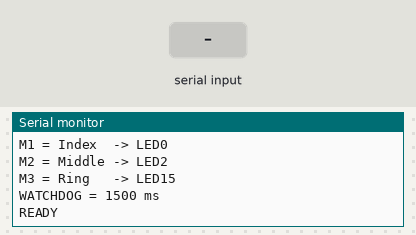
This sketch was run on a simulated ESP32-S3. Shown: the last lines printed to the serial monitor. The test bench sets the inputs (shaded band).

Above: at 2.2 s.
2.3 s: "PING\n" received over Serial
At 2.9 s:
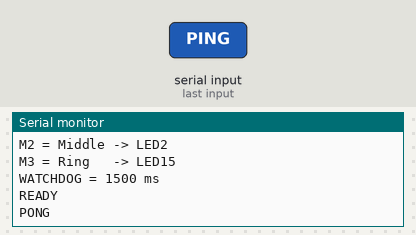
5.3 s: "OFF\n" received over Serial
At 6.4 s:
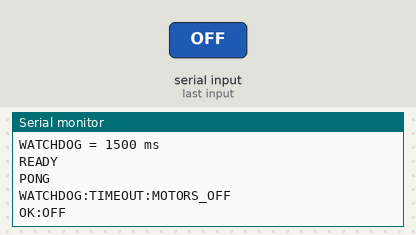
6.8 s: "STATUS\n" received over Serial
8.3 s: "M1:\n" received over Serial
At 8.7 s:
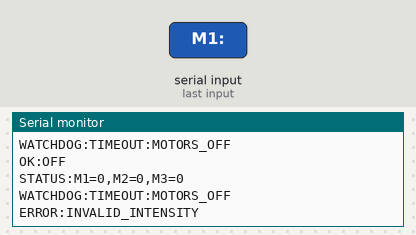
9.8 s: "90,45,200\n" received over Serial
At 11.0 s:
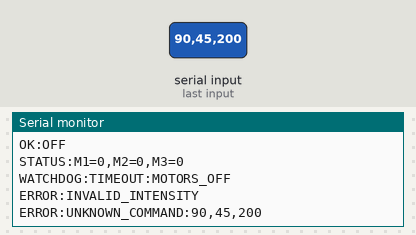
11.3 s: "90,45\n" received over Serial
At 12.2 s:
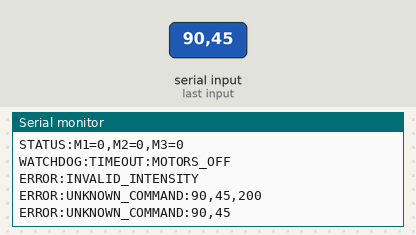

Measured:
- after the input at 2.3 s, the serial monitor: prints a new line at once (image 1)
- after the input at 5.3 s, the serial monitor: prints a new line at once (image 2)
- after the input at 8.3 s, the serial monitor: prints a new line at once (image 3)
- after the input at 9.8 s, the serial monitor: prints a new line at once (image 4)
- after the input at 11.3 s, the serial monitor: prints a new line at once (image 5)

The sketch:

esp32s3_firmware_update.ino
```cpp
#include <Wire.h>
#include <Adafruit_PWMServoDriver.h>

// ============================================================
// HARDWARE CONFIGURATION
// ============================================================

#define SDA_PIN 5
#define SCL_PIN 6

#define PCA_ADDRESS 0x40

#define INDEX_CHANNEL 0
#define MIDDLE_CHANNEL 2
#define RING_CHANNEL 15

#define PWM_FREQUENCY 1000
#define SERIAL_BAUD 115200

// ============================================================
// COMMUNICATION WATCHDOG
// ============================================================

// Python will send PING every 250 ms.
// Stop motors if no valid communication for 1500 ms.

const unsigned long WATCHDOG_TIMEOUT_MS = 1500;

unsigned long lastHeartbeatTime = 0;

bool watchdogExpired = false;
bool motorsActive = false;

// ============================================================
// PCA9685
// ============================================================

Adafruit_PWMServoDriver pwm =
    Adafruit_PWMServoDriver(PCA_ADDRESS);

// ============================================================
// MOTOR STATUS
// ============================================================

int indexIntensity = 0;
int middleIntensity = 0;
int ringIntensity = 0;

// ============================================================
// SETUP
// ============================================================

void setup()
{
    Serial.begin(SERIAL_BAUD);
    Serial.setTimeout(50);

    delay(1000);

    Serial.println();
    Serial.println("ESP32S3 Haptic Controller Starting...");

    Wire.begin(SDA_PIN, SCL_PIN);

    pwm.begin();
    pwm.setPWMFreq(PWM_FREQUENCY);

    delay(10);

    // Always initialize in a safe OFF state.
    allMotorsOff();

    lastHeartbeatTime = millis();

    Serial.println("M1 = Index  -> LED0");
    Serial.println("M2 = Middle -> LED2");
    Serial.println("M3 = Ring   -> LED15");
    Serial.println("WATCHDOG = 1500 ms");
    Serial.println("READY");
}

// ============================================================
// MAIN LOOP
// ============================================================

void loop()
{
    // Check for serial commands.
    if (Serial.available() > 0)
    {
        String command = Serial.readStringUntil('\n');

        command.trim();

        if (command.length() > 0)
        {
            processCommand(command);
        }
    }

    // Check communication watchdog.
    checkWatchdog();
}

// ============================================================
// WATCHDOG
// ============================================================

void refreshHeartbeat()
{
    lastHeartbeatTime = millis();

    // A heartbeat restores communication status,
    // but never restores a previous motor intensity.
    watchdogExpired = false;
}

void checkWatchdog()
{
    unsigned long elapsed =
        millis() - lastHeartbeatTime;

    if (elapsed >= WATCHDOG_TIMEOUT_MS)
    {
        if (!watchdogExpired)
        {
            watchdogExpired = true;

            // Force all motor channels OFF.
            allMotorsOff();

            Serial.println("WATCHDOG:TIMEOUT:MOTORS_OFF");
        }
    }
}

// ============================================================
// COMMAND PROCESSING
// ============================================================

void processCommand(String command)
{
    command.toUpperCase();

    // --------------------------------------------------------
    // PING / HEARTBEAT
    // --------------------------------------------------------

    if (command == "PING")
    {
        refreshHeartbeat();

        Serial.println("PONG");
        return;
    }

    // --------------------------------------------------------
    // ALL MOTORS OFF
    // --------------------------------------------------------

    if (command == "OFF")
    {
        allMotorsOff();

        refreshHeartbeat();

        Serial.println("OK:OFF");
        return;
    }

    // --------------------------------------------------------
    // STATUS
    // --------------------------------------------------------

    if (command == "STATUS")
    {
        // STATUS is diagnostic only.
        // It does not refresh the watchdog.

        Serial.print("STATUS:M1=");
        Serial.print(indexIntensity);

        Serial.print(",M2=");
        Serial.print(middleIntensity);

        Serial.print(",M3=");
        Serial.println(ringIntensity);

        return;
    }

    // --------------------------------------------------------
    // MOTOR 1 - INDEX
    // --------------------------------------------------------

    if (command.startsWith("M1:"))
    {
        int intensity;

        if (!parseIntensity(command, intensity))
        {
            Serial.println("ERROR:INVALID_INTENSITY");
            return;
        }

        refreshHeartbeat();

        setMotorIntensity(INDEX_CHANNEL, intensity);

        indexIntensity = intensity;

        updateMotorActiveStatus();

        Serial.print("OK:M1:");
        Serial.println(intensity);

        return;
    }

    // --------------------------------------------------------
    // MOTOR 2 - MIDDLE
    // --------------------------------------------------------

    if (command.startsWith("M2:"))
    {
        int intensity;

        if (!parseIntensity(command, intensity))
        {
            Serial.println("ERROR:INVALID_INTENSITY");
            return;
        }

        refreshHeartbeat();

        setMotorIntensity(MIDDLE_CHANNEL, intensity);

        middleIntensity = intensity;

        updateMotorActiveStatus();

        Serial.print("OK:M2:");
        Serial.println(intensity);

        return;
    }

    // --------------------------------------------------------
    // MOTOR 3 - RING
    // --------------------------------------------------------

    if (command.startsWith("M3:"))
    {
        int intensity;

        if (!parseIntensity(command, intensity))
        {
            Serial.println("ERROR:INVALID_INTENSITY");
            return;
        }

        refreshHeartbeat();

        setMotorIntensity(RING_CHANNEL, intensity);

        ringIntensity = intensity;

        updateMotorActiveStatus();

        Serial.print("OK:M3:");
        Serial.println(intensity);

        return;
    }

    // --------------------------------------------------------
    // UNKNOWN COMMAND
    // --------------------------------------------------------

    Serial.print("ERROR:UNKNOWN_COMMAND:");
    Serial.println(command);
}

// ============================================================
// INTENSITY VALIDATION
// ============================================================

bool parseIntensity(
    const String &command,
    int &intensity
)
{
    String value = command.substring(3);
    value.trim();

    if (value.length() == 0)
    {
        return false;
    }

    for (unsigned int i = 0; i < value.length(); i++)
    {
        if (value[i] < '0' || value[i] > '9')
        {
            return false;
        }
    }

    long parsed = value.toInt();

    intensity = constrain(parsed, 0L, 100L);

    return true;
}

// ============================================================
// MOTOR INTENSITY CONTROL
// ============================================================

void setMotorIntensity(
    int channel,
    int intensity
)
{
    intensity = constrain(intensity, 0, 100);

    // --------------------------------------------------------
    // 0% = OFF
    // --------------------------------------------------------

    if (intensity == 0)
    {
        motorOff(channel);
        return;
    }

    // --------------------------------------------------------
    // 100% = FULL ON
    // --------------------------------------------------------

    if (intensity == 100)
    {
        motorFullOn(channel);
        return;
    }

    /*
        ACTIVE-LOW PWM

        HIGH = motor OFF
        LOW  = motor ON

        Lower PWM OFF count = stronger vibration.
    */

    int pwmValue =
        map(intensity, 0, 100, 4095, 0);

    pwm.setPWM(
        channel,
        0,
        pwmValue
    );
}

// ============================================================
// TURN OFF ONE MOTOR
// ============================================================

void motorOff(int channel)
{
    // Force PCA9685 output HIGH.
    // Active-low motor driver: HIGH = OFF.

    pwm.setPWM(
        channel,
        4096,
        0
    );
}

// ============================================================
// FULL ON ONE MOTOR
// ============================================================

void motorFullOn(int channel)
{
    // Force PCA9685 output LOW.
    // Active-low motor driver: LOW = ON.

    pwm.setPWM(
        channel,
        0,
        4096
    );
}

// ============================================================
// TURN ALL MOTORS OFF
// ============================================================

void allMotorsOff()
{
    indexIntensity = 0;
    middleIntensity = 0;
    ringIntensity = 0;

    motorOff(INDEX_CHANNEL);
    motorOff(MIDDLE_CHANNEL);
    motorOff(RING_CHANNEL);

    motorsActive = false;
}

// ============================================================
// MOTOR ACTIVITY STATUS
// ============================================================

void updateMotorActiveStatus()
{
    motorsActive =
        indexIntensity > 0 ||
        middleIntensity > 0 ||
        ringIntensity > 0;
}
```
